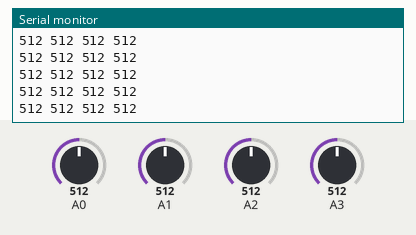
The sketch below on a simulated Arduino Uno, built with avr-gcc and run on an emulated ATmega328P. Parts: the last lines printed to the serial monitor. The test bench sets the inputs (shaded band); at power-on: A0 = 512, A1 = 512, A2 = 512, A3 = 512.

Above: at 1.2 s.
1.3 s: A0 set to 716
At 1.56 s:
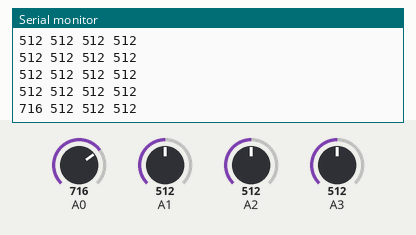
2.8 s: A1 set to 716
At 2.97 s:
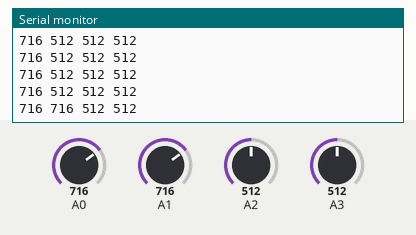
4.3 s: A2 set to 716
At 4.38 s:
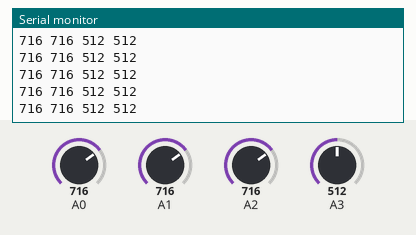
5.8 s: A3 set to 716
At 5.99 s:
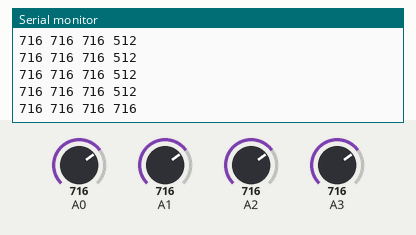
7.3 s: A0 set to 992
At 7.4 s:
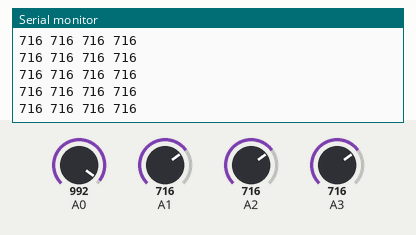
8.8 s: A1 set to 992
At 8.8 s:
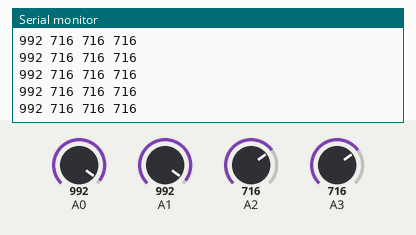
Timing chart, 0 to 11.3 s (numbered marks = the images above; inputs shaded):
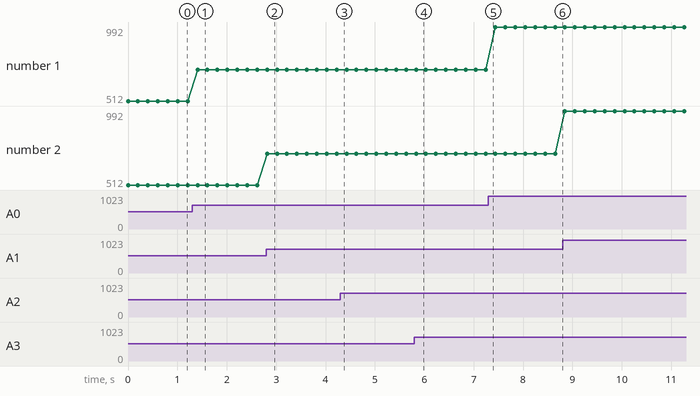

Measured:
- after the input at 1.3 s, the serial monitor: prints a new line after 0.11 s (image 1)
- after the input at 2.8 s, the serial monitor: prints a new line at once (image 2)
- after the input at 5.8 s, the serial monitor: prints a new line at once (image 4)
- plotted number 1: 512 → 716 after the input at 1.3 s, 716 → 992 after the input at 7.3 s

The sketch:

pinball.ino
```cpp
void setup() {
  pinMode(A0, INPUT);
  pinMode(A1, INPUT);
  pinMode(A2, INPUT);
  pinMode(A3, INPUT);

  Serial.begin(9600);
}


void loop() {
  int fabric0 = analogRead(A0);
  int fabric1 = analogRead(A1);
  int fabric2 = analogRead(A2);
  int fabric3 = analogRead(A3);

  String output = String(fabric0) + " " + String(fabric1) + " " + String(fabric2) + " " + String(fabric3);
  Serial.println(output);
  delay(200);
}
```
